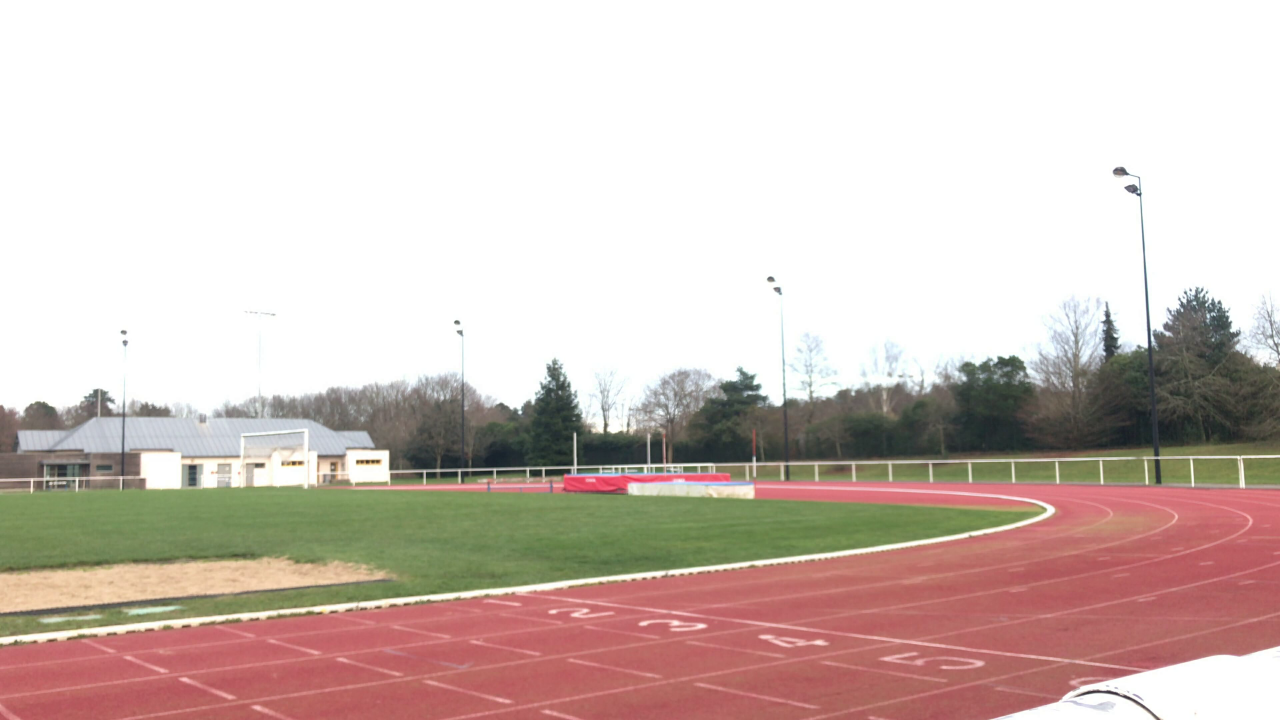
#> input picture frame 9 of performance400/videos/runway/left_run.mkv, 3840 x 2160 px (shown at 1/3 size)
$ python motion_detection.py
#> lines starting #> are read from the running program, lines starting #| are printed output that depends on the picture
import cv2
import numpy as np
import matplotlib.pyplot as plot
import scipy.signal

from performance400.unused.find_3D_coords_mono import calculate_3d_coords


# Détermine les formes qui ont changé par rapport à background
def get_frames(m_frame, m_background):
    m_gray_frame = cv2.cvtColor(m_frame, cv2.COLOR_BGR2GRAY)
    m_gray_frame = cv2.GaussianBlur(m_gray_frame, (GAUSSIAN_BLUR, GAUSSIAN_BLUR), 0)

    if m_background is None:
        m_background = m_gray_frame

    m_difference_frame = cv2.absdiff(m_background, m_gray_frame)
    m_threshold_frame = cv2.threshold(m_difference_frame, DETECTION_THRESHOLD, 255, cv2.THRESH_BINARY)[1]
    # m_threshold_frame =cv2.adaptiveThreshold(m_difference_frame, 255, cv2.ADAPTIVE_THRESH_GAUSSIAN_C, cv2.THRESH_BINARY, 11, 2)
    m_threshold_frame = cv2.dilate(m_threshold_frame, None, iterations=NUMBER_OF_DILATATION)

    return m_gray_frame, m_difference_frame, m_threshold_frame, m_background


# Renvoie le plus grand contours de la collection m_contours
# [64 lines left out: functions get_largest_contour, draw_trajectory, trajectory_cleaning_wrong_points, trajectory_reconstructing, not called in this run]


# Filtre la trajectoire m_trajectory
def trajectory_filtering(m_trajectory):
    m_shaped_trajectory = np.transpose(np.asarray(m_trajectory))
    m_filtered_x = scipy.signal.savgol_filter(m_shaped_trajectory[0], 21, 5)
    m_filtered_y = scipy.signal.savgol_filter(m_shaped_trajectory[1], 21, 5)

    m_filtered_trajectory = [(m_filtered_x[k], m_filtered_y[k]) for k in range(0, len(m_filtered_x))]

    return m_filtered_trajectory
    # return m_trajectory


FIRST_FRAME_INDEX = 0

VIDEO_REFRESH_RATE = 30
DETECTION_THRESHOLD = 10
MIN_CONTOUR_AREA = 2000
GAUSSIAN_BLUR = 25
NUMBER_OF_DILATATION = 2

droiteougauche='gauche'
video = cv2.VideoCapture("/home/colozz/workspace/performance400/performance400/videos/runway/left_run.mkv")
LAST_FRAME_INDEX = int(video.get(cv2.CAP_PROP_FRAME_COUNT)) - 1
# video = cv2.VideoCapture('videos/runway/droite.mp4')
# pensez à faire le changement de matrice dans find_coord_3D si on change de video

frame_width = int(video.get(3))
frame_height = int(video.get(4))

video_save = cv2.VideoWriter('motion_detection.avi', cv2.VideoWriter_fourcc('M', 'J', 'P', 'G'),
                                   10, (frame_width, frame_height))

background = None

corners_trajectories = [[], [], [], []]  # Top left hand corner then CCW
trajectory_camera_coord = []

for i in range(-FIRST_FRAME_INDEX, LAST_FRAME_INDEX):
    # On s'assure que la frame courante est bonne et nous intéresse
    frame = video.read()[1]
    if frame is None:
        break

    if i < 0:
        continue

    # On récupère les formes en mouvement
    gray_frame, difference_frame, threshold_frame, background = get_frames(frame, background)

    # On détermine leurs contours
    contours = cv2.findContours(threshold_frame.copy(), cv2.RETR_LIST, cv2.CHAIN_APPROX_SIMPLE)[1]

    if contours is not None:
        if len(contours) > 0:
            # On récupère la plus grande forme, et si elle est assez grande, on dessine son contour, on détermine son
            # centre et on calcule sa trajectoire
            largest_contour = get_largest_contour(contours)

            if cv2.contourArea(largest_contour) > MIN_CONTOUR_AREA:
                (x, y, w, h) = cv2.boundingRect(largest_contour)
                cv2.rectangle(frame, (x, y), (x + w, y + h), (0, 255, 0), 3)

                (x1, y1, _) = calculate_3d_coords(x, y)
                (x2, y2, _) = calculate_3d_coords(x, y + h)
                (x3, y3, _) = calculate_3d_coords(x + w, y + h)
                (x4, y4, _) = calculate_3d_coords(x + w, y)

                # TODO change me
                trajectory_camera_coord.append((x1, y1))

                corners_trajectories[0].append((x1, y1))
                corners_trajectories[1].append((x2, y2))
                corners_trajectories[2].append((x3, y3))
                corners_trajectories[3].append((x4, y4))
            else:
                n = (1e17, 1e17)
                # TODO change me
                trajectory_camera_coord.append(n)
                corners_trajectories[0].append(n)
                corners_trajectories[1].append(n)
                corners_trajectories[2].append(n)
                corners_trajectories[3].append(n)
        else:
            n = (1e17, 1e17)
            # TODO change me
            trajectory_camera_coord.append(n)
            corners_trajectories[0].append(n)
            corners_trajectories[1].append(n)
            corners_trajectories[2].append(n)
            corners_trajectories[3].append(n)


    else:
        n = (1e17, 1e17)
        # TODO change me
        trajectory_camera_coord.append(n)
        corners_trajectories[0].append(n)
        corners_trajectories[1].append(n)
        corners_trajectories[2].append(n)
        corners_trajectories[3].append(n)

    video_save.write(frame)
    cv2.namedWindow("Color Frame", cv2.WINDOW_NORMAL)
    cv2.imshow("Color Frame", frame)

    key = cv2.waitKey(1)

    if key == ord('q'):
        break

    if i % 30 == 0:
        print(f"{int(i / LAST_FRAME_INDEX * 100)}% done")
#> this loop made 1 pass; (key q is pressed on pass 1)
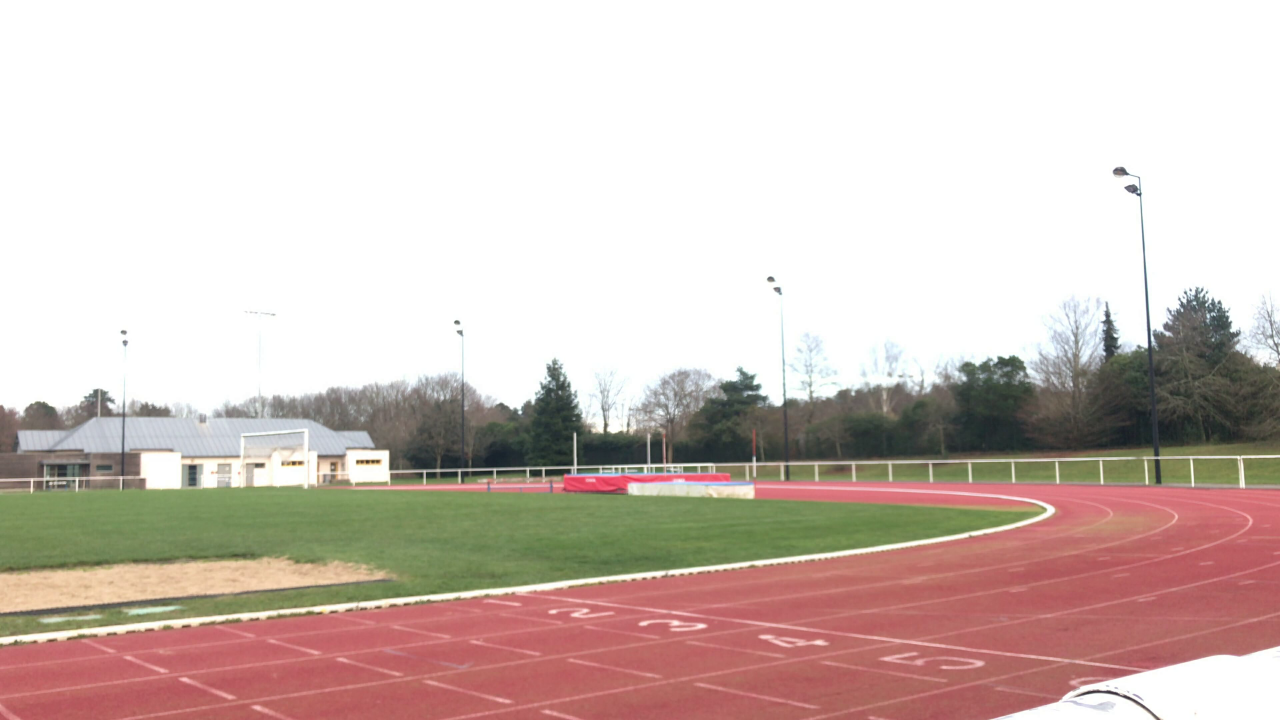
#> input picture frame 9 of performance400/videos/runway/left_run.mkv, 3840 x 2160 px (shown at 1/3 size)
#> pass 1, in get_frames, `m_gray_frame = cv2.cvtColor(m_frame, cv2.COLOR_BGR2GRAY)`:
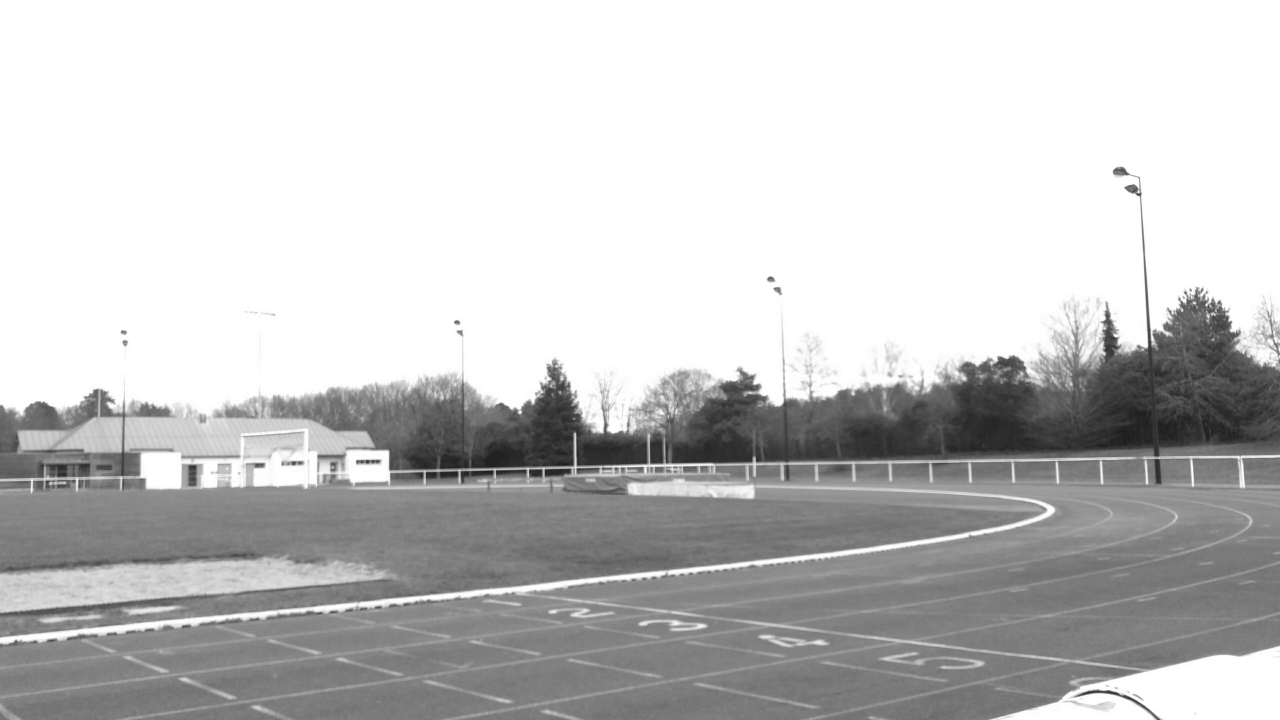
#> m_gray_frame: shape (2160, 3840) (shown at 1/3 size); min 24, max 255, mean 197.6
#> frame is the input picture: shape (2160, 3840, 3); mean B, G, R 187.5, 193.8, 209
#> after the loop, trajectory_camera_coord = [(1e+17, 1e+17)]

video.release()
video_save.release()
cv2.destroyAllWindows()

# On lisse la trajectoire
#> (the run stopped early here; a loop or call above may not have finished)

$ run again, starting later in the video
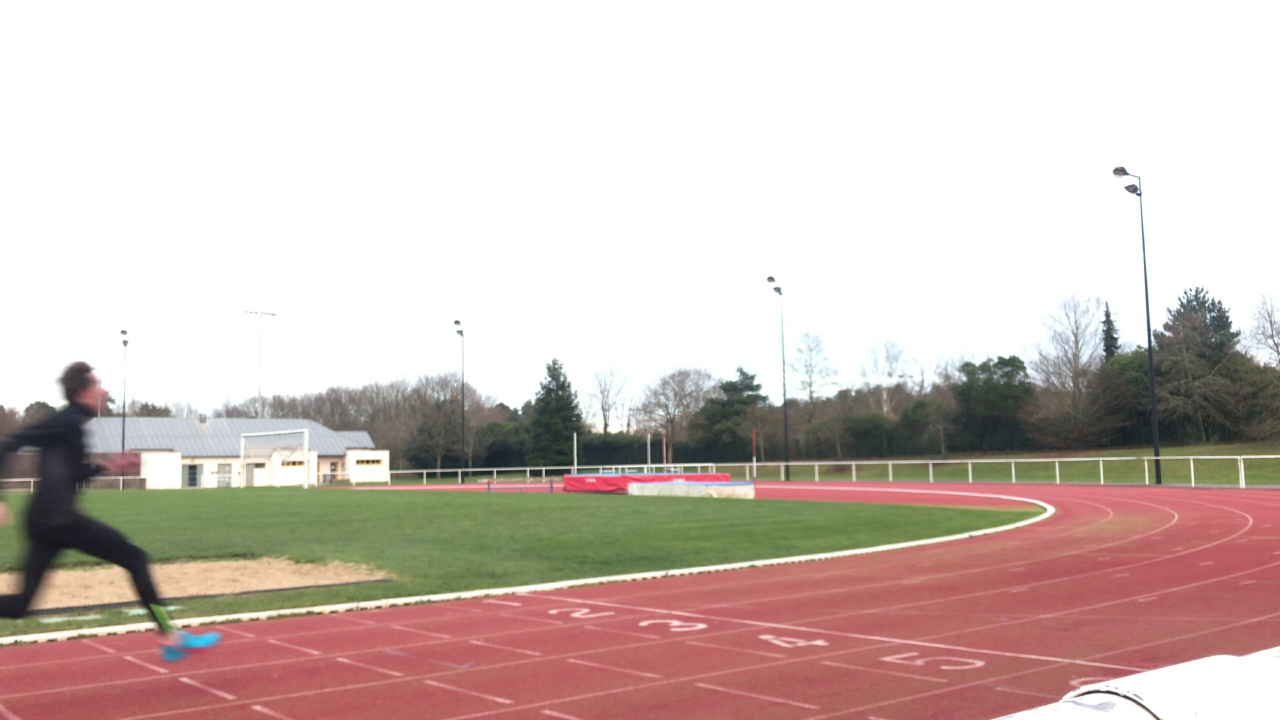
#> input picture frame 41 of performance400/videos/runway/left_run.mkv, 3840 x 2160 px (shown at 1/3 size)
#> the loop `for i in range(-FIRST_FRAME_INDEX, LAST_FRAME_INDEX): # On s'assure qu..` made 1 pass; (key q is pressed on pass 1)
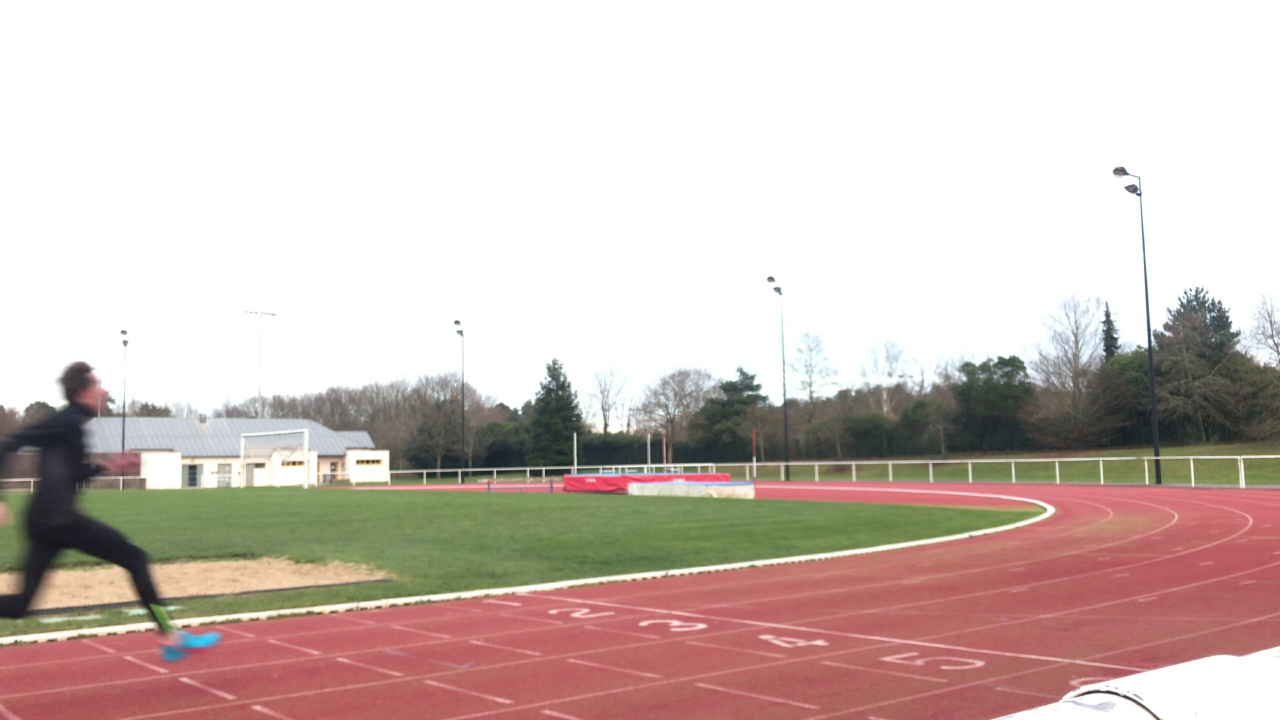
#> input picture frame 41 of performance400/videos/runway/left_run.mkv, 3840 x 2160 px (shown at 1/3 size)
#> pass 1, in get_frames, `m_gray_frame = cv2.cvtColor(m_frame, cv2.COLOR_BGR2GRAY)`:
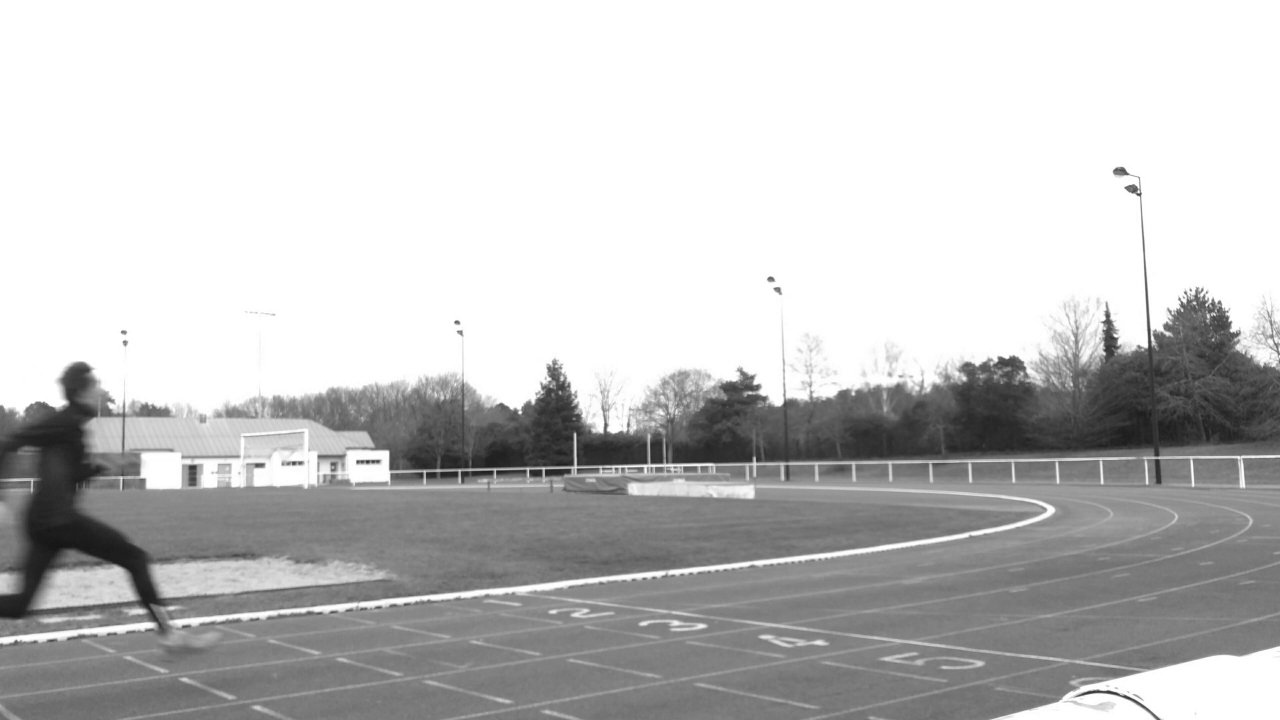
#> m_gray_frame: shape (2160, 3840) (shown at 1/3 size); min 18, max 255, mean 195.6
#> frame is the input picture: shape (2160, 3840, 3); mean B, G, R 186.1, 191.8, 206.9
#> after the loop `for i in range(-FIRST_FRAME_INDEX, LAST_FRAME_INDEX):`: trajectory_camera_coord = [(1e+17, 1e+17)]
